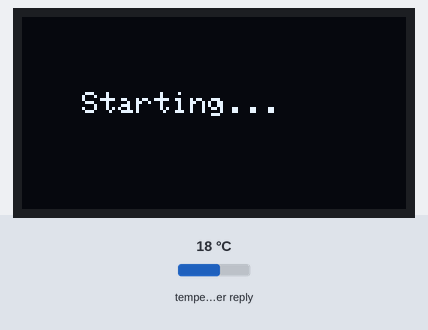
Bench run of a sketch on a simulated ESP32. Parts: 128×64 one-colour display. The test bench sets the inputs (shaded band); at power-on: temperature in the weather reply 18 °C. WiFi joins after 1.5 s; servers stay silent unless stated; the local clock reads 2024-03-15 10:24:30 at power-on unless the sketch sets it; web services answer with replies made up by the test bench; what the sketch prints to the serial monitor is not drawn.

Above: at 0.1 s.
At 3.3 s:
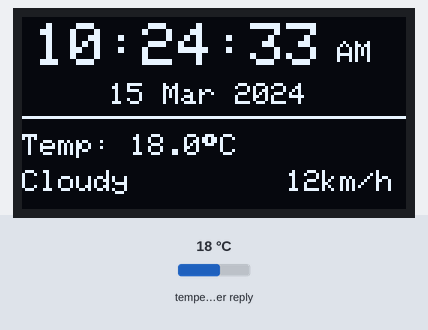
At 11.2 s:
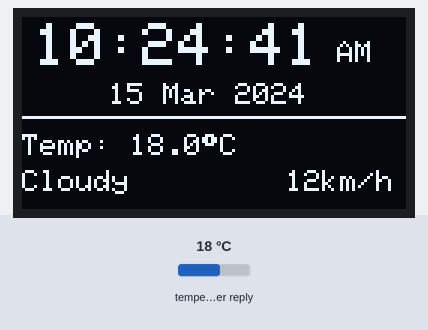
At 20.2 s:
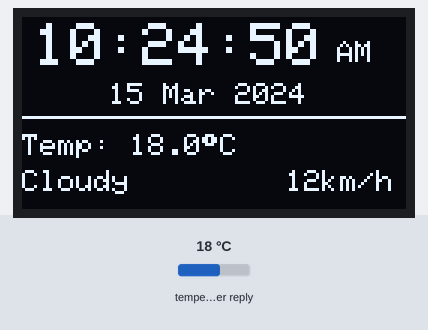
At 29.1 s:
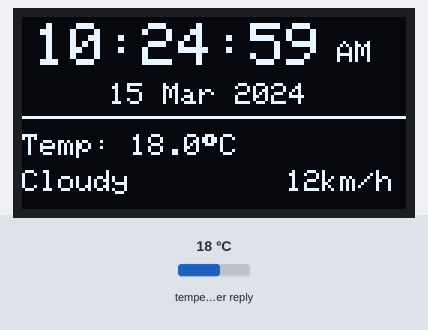
At 37.5 s:
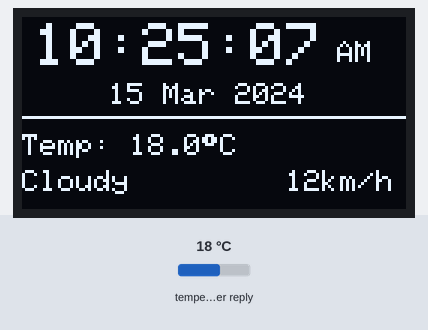

Measured:
- what the display in image 1 shows lasts 1.0 s, from 3.3 s to 4.3 s

The sketch:

Mini_WiFi_Clock_Weather_Station.ino
```cpp
#include <WiFi.h>
#include <HTTPClient.h>
#include <ArduinoJson.h>
#include <time.h>
#include <Wire.h>
#include <Adafruit_GFX.h>
#include <Adafruit_SH110X.h>

const char* WIFI_SSID = "YOUR_WIFI_NAME";
const char* WIFI_PASSWORD = "YOUR_WIFI_PASSWORD";

const float LATITUDE = 23.8103;
const float LONGITUDE = 90.4125;

#define SCREEN_WIDTH 128
#define SCREEN_HEIGHT 64
#define OLED_RESET -1

Adafruit_SH1106G display(SCREEN_WIDTH, SCREEN_HEIGHT, &Wire, OLED_RESET);

const char* NTP_SERVER = "pool.ntp.org";
const long GMT_OFFSET_SEC = 6 * 3600;
const int DAYLIGHT_OFFSET_SEC = 0;

float temperature = 0.0;
float windSpeed = 0.0;
int weatherCode = 0;
String weatherText = "Loading...";

unsigned long lastWeatherUpdate = 0;
const unsigned long WEATHER_UPDATE_INTERVAL = 10UL * 60UL * 1000UL;

void connectWiFi();
void getWeather();
String getWeatherDescription(int code);
void showClock();

void setup() {
  Serial.begin(115200);
  Wire.begin(21, 22);

  if (!display.begin(0x3C, true)) {
    Serial.println("OLED not found!");
    while (true) delay(1000);
  }

  display.clearDisplay();
  display.setTextColor(SH110X_WHITE);
  display.setTextSize(1);
  display.setCursor(20, 25);
  display.println("Starting...");
  display.display();
  delay(1500);

  connectWiFi();

  configTime(GMT_OFFSET_SEC, DAYLIGHT_OFFSET_SEC, NTP_SERVER);

  struct tm timeinfo;
  while (!getLocalTime(&timeinfo)) {
    Serial.println("Waiting for NTP...");
    delay(1000);
  }

  getWeather();
  lastWeatherUpdate = millis();
}

void loop() {
  if (WiFi.status() != WL_CONNECTED) connectWiFi();

  if (millis() - lastWeatherUpdate > WEATHER_UPDATE_INTERVAL) {
    getWeather();
    lastWeatherUpdate = millis();
  }

  showClock();
  delay(500);
}

void connectWiFi() {
  Serial.print("Connecting to WiFi");
  WiFi.begin(WIFI_SSID, WIFI_PASSWORD);

  int counter = 0;
  while (WiFi.status() != WL_CONNECTED && counter < 30) {
    delay(500);
    Serial.print(".");
    counter++;
  }

  Serial.println();

  if (WiFi.status() == WL_CONNECTED) {
    Serial.println("WiFi Connected!");
    Serial.print("IP: ");
    Serial.println(WiFi.localIP());
  } else {
    Serial.println("WiFi connection failed!");
  }
}

void getWeather() {
  if (WiFi.status() != WL_CONNECTED) return;

  HTTPClient http;

  String url =
    "https://api.open-meteo.com/v1/forecast?"
    "latitude=" + String(LATITUDE, 4) +
    "&longitude=" + String(LONGITUDE, 4) +
    "&current=temperature_2m,weather_code,wind_speed_10m"
    "&timezone=Asia%2FDhaka";

  http.begin(url);
  int httpCode = http.GET();

  if (httpCode == 200) {
    String payload = http.getString();
    DynamicJsonDocument doc(4096);

    if (!deserializeJson(doc, payload)) {
      temperature = doc["current"]["temperature_2m"];
      weatherCode = doc["current"]["weather_code"];
      windSpeed = doc["current"]["wind_speed_10m"];
      weatherText = getWeatherDescription(weatherCode);
    }
  } else {
    Serial.print("HTTP Error: ");
    Serial.println(httpCode);
  }

  http.end();
}

String getWeatherDescription(int code) {
  if (code == 0) return "Clear Sky";
  if (code == 1 || code == 2 || code == 3) return "Cloudy";
  if (code == 45 || code == 48) return "Fog";
  if (code >= 51 && code <= 67) return "Drizzle/Rain";
  if (code >= 71 && code <= 77) return "Snow";
  if (code >= 80 && code <= 82) return "Rain Showers";
  if (code >= 95 && code <= 99) return "Thunderstorm";
  return "Unknown";
}

void showClock() {
  struct tm timeinfo;

  if (!getLocalTime(&timeinfo)) {
    display.clearDisplay();
    display.setTextSize(1);
    display.setCursor(10, 30);
    display.println("Time unavailable");
    display.display();
    return;
  }

  char timeString[10];
  char ampm[4];
  char dateString[20];

  strftime(timeString, sizeof(timeString), "%I:%M:%S", &timeinfo);
  strftime(ampm, sizeof(ampm), "%p", &timeinfo);
  strftime(dateString, sizeof(dateString), "%d %b %Y", &timeinfo);

  display.clearDisplay();

  display.setTextSize(2);
  display.setCursor(4, 2);
  display.print(timeString);

  display.setTextSize(1);
  display.setCursor(105, 8);
  display.print(ampm);

  display.setCursor(29, 22);
  display.print(dateString);

  display.drawLine(0, 33, 127, 33, SH110X_WHITE);

  display.setCursor(0, 39);
  display.print("Temp: ");
  display.print(temperature, 1);
  display.print((char)247);
  display.print("C");

  display.setCursor(0, 51);
  display.print(weatherText);

  display.setCursor(88, 51);
  display.print(windSpeed, 0);
  display.print("km/h");

  display.display();
}
```
